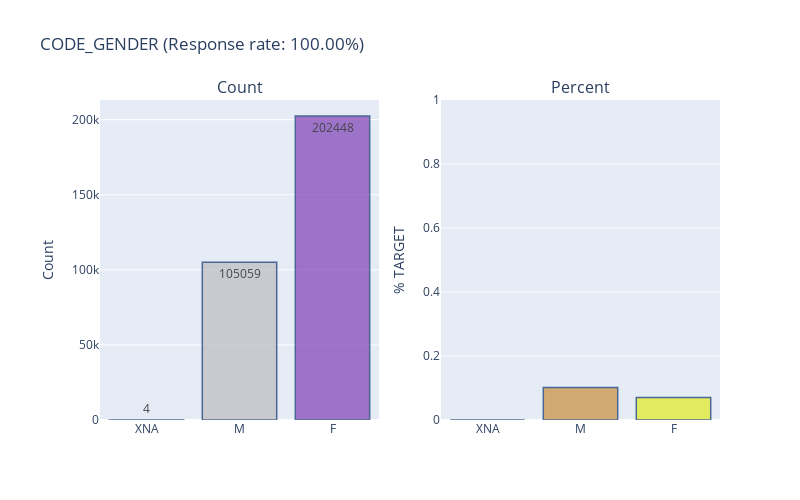

Here is the notebook cell this chart was saved with:
### Markdown cell above
### 2.1.2. Gender

### Code cell
temp_col = features_dtype_object[1]
plot_count_percent_for_object(application_train, temp_col)

### Figure 1 — Plotly figure (JSON) as saved in the notebook; plotly's stock layout.template omitted (floating-point values rounded to 4 significant figures)
{"data": [{"marker": {"color": ["#93394B", "#BCBCC1", "#803FB7", "#21C18A", "#62BEAA", "#058A12", "#4F80AD", "#1A35B0", "#172B35", "#69A284", "#F30822", "#E31FBC", "#D6C4FB", "#EA444A", "#41EA10", "#2DFF0B", "#622673", "#F6688F", "#21270B", "#E117C2", "#7D0906", "#A84921", "#8D3043", "#F45732", "#D33A49", "#CF0AFA", "#402AAB", "#4F17E2", "#ACC219", "#C075A2", "#D9BA9B", "#ADCFC2", "#4FA025", "#484CA7", "#4A64CB", "#714329", "#86F195", "#8DDE4F", "#9112B4", "#3D0926", "#48E161", "#F25B90", "#878414", "#7B301C", "#86D896", "#47B52A", "#872EBE", "#6E0A71", "#49E930", "#16249B", "#C64F09", "#B33E99", "#CFC11B", "#47B0E9", "#4F33E4", "#2D4ADE", "#E72B58", "#44DADF", "#338237", "#27C043", "#6CB1DC", "#8B7AE4", "#E03917", "#3E5251", "#A5149E", "#B25F1B", "#5F5A17", "#C7427E", "#003CFB", "#4971C5", "#7A3F28", "#D79BDC", "#F3732C", "#AEE657", "#1C05FC", "#E10D83", "#6AEEA2", "#0B5E96", "#18C88D", "#270E95", "#D2A0C0", "#39B4CC", "#65B171", "#EADA14", "#03A2A3", "#BB1AB3", "#7888A7", "#17FD34", "#8AA947", "#A19AD6", "#0FE741", "#8FDA7D", "#7D19C8", "#99EDC8", "#2AB529", "#768B26", "#227674", "#CEA047", "#CEFD5D", "#03B3B0"], "line": {"color": "rgb(8,48,107)", "width": 1.5}}, "name": "Percent", "opacity": 0.7, "orientation": "v", "text": [4, 105059, 202448], "textfont": {"color": "rgb(0, 0, 0)", "size": 12}, "textposition": "auto", "type": "bar", "x": ["XNA", "M", "F"], "xaxis": "x", "y": [4, 105059, 202448], "yaxis": "y"}, {"marker": {"color": ["#3CC124", "#C98F3D", "#E2EB21", "#446154", "#9F201F", "#F77FEA", "#160D33", "#CADB63", "#46C60A", "#8FA049", "#61B6E2", "#B45A08", "#DACF7A", "#DC74C2", "#9662FD", "#69A3F6", "#2D11D0", "#061A83", "#2BC25D", "#6A39C7", "#80471F", "#7563BD", "#5C16E3", "#5E41EF", "#E7F79E", "#A879DD", "#16C0D7", "#392E3C", "#41B73D", "#F9E8D4", "#2DC020", "#ACB8A2", "#A61EE0", "#05298D", "#E2EE8B", "#3A35D1", "#C198C8", "#899771", "#5E3699", "#44A8B7", "#2DF213", "#6DB988", "#271BFD", "#63371F", "#BEF4B9", "#5E61A9", "#147BDA", "#1BD474", "#5721CB", "#C3A74C", "#CFDDDD", "#E19460", "#C9E407", "#8412E5", "#FF330F", "#D6E4A8", "#3C3140", "#63E409", "#CB3FC9", "#0725CD", "#A4D510", "#FDED42", "#D1A8FB", "#B5D0D6", "#4A9F5C", "#106DF1", "#26E7B9", "#AA5163", "#4BCDB7", "#8DAD1A", "#327F32", "#3665C5", "#6FDFC9", "#F3EF3F", "#59B8AC", "#CC2156", "#EB1658", "#5CA582", "#BC6272", "#B72A87", "#C35FFA", "#711DF7", "#18AE10", "#87D490", "#1B979C", "#A4CEE1", "#6E81FF", "#8095AF", "#C12A71", "#C6C145", "#03274E", "#DCEA7C", "#DA0CB2", "#18A294", "#EB66E3", "#75CF6E", "#749C54", "#CF292F", "#A52407", "#FED2B0"], "line": {"color": "rgb(8,48,107)", "width": 1.5}}, "opacity": 0.7, "orientation": "v", "text": [["XNA", 0], ["M", 0.1014], ["F", 0.06999]], "textfont": {"color": "rgb(0, 0, 0)", "size": 12}, "textposition": "auto", "type": "bar", "x": ["XNA", "M", "F"], "xaxis": "x2", "y": [0, 0.1014, 0.06999], "yaxis": "y2"}], "layout": {"annotations": [{"font": {"size": 16}, "showarrow": false, "text": "Count", "x": 0.225, "xanchor": "center", "xref": "paper", "y": 1, "yanchor": "bottom", "yref": "paper"}, {"font": {"size": 16}, "showarrow": false, "text": "Percent", "x": 0.775, "xanchor": "center", "xref": "paper", "y": 1, "yanchor": "bottom", "yref": "paper"}], "height": 500, "margin": {"l": 100}, "showlegend": false, "title": {"text": "CODE_GENDER (Response rate: 100.00%)"}, "width": 800, "xaxis": {"anchor": "y", "domain": [0, 0.45]}, "xaxis2": {"anchor": "y2", "domain": [0.55, 1]}, "yaxis": {"anchor": "x", "domain": [0, 1], "title": {"text": "Count"}}, "yaxis2": {"anchor": "x2", "domain": [0, 1], "range": [0, 1], "title": {"text": "% TARGET"}}}}
